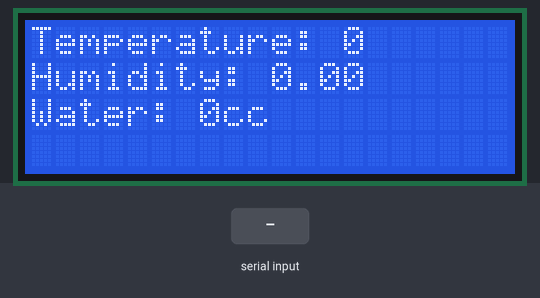
Bench run of a sketch on a simulated Arduino Uno, built with avr-gcc and run on an emulated ATmega328P. Parts: 20×4 character LCD. Inputs (shaded band) come from the test bench. What the sketch prints to the serial monitor is not drawn.

Above: at 1.2 s.
1.3 s: "90,45\n" received over Serial
At 2.2 s:
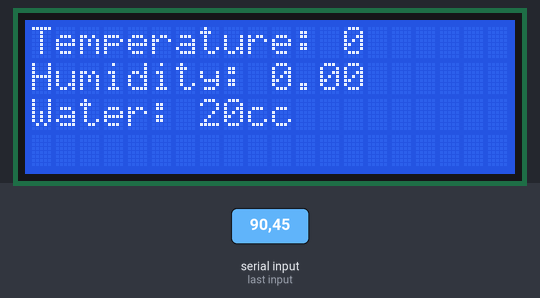
2.8 s: "H90\n" received over Serial
At 3.3 s:
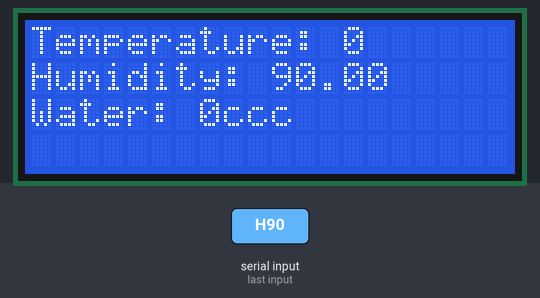
Timing chart, 0 to 5.8 s (numbered marks = the images above; inputs shaded):
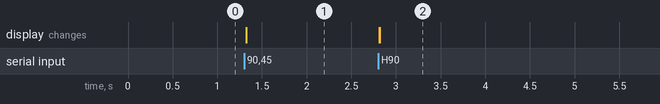

The sketch:

mainBoard.ino
```cpp
#include <LiquidCrystal.h>

#define MAX_SPEED 256

float humidity, temperature;
int wateringRate;
int PWM;

bool readSerial();
void showOnLCD();

const int rs = 12, en = 11, d4 = 5, d5 = 4, d6 = 3, d7 = 2;
LiquidCrystal lcd(rs, en, d4, d5, d6, d7);

void setup() {
    PWM = 0;
    lcd.begin(20, 4);
    Serial.begin(9600);
}

void loop() {
    bool rData = readSerial();
    showOnLCD();
    if (rData) {
      setWateringRate();
    }
}

bool readSerial(){
  char incomingByte;
  bool rData = false;

  if(Serial.available() >= 4){// 2 byte H , 2byte ? check
    rData = true;
    incomingByte = Serial.read();
    if (incomingByte == 'H') {
      humidity = Serial.parseFloat();
    }
    incomingByte = Serial.read();
    if (incomingByte == 'T') {
      temperature = Serial.parseFloat();
    }
  }
  return rData;
}


void setWateringRate() {
    if(humidity > 50){
        wateringRate = 0;
        PWM = 0;
    }
    else if(humidity < 20) {
        wateringRate = 20; //20cc
        PWM = MAX_SPEED / 4;
    }
    else if (20 <= humidity && humidity <= 50) {
        if (temperature < 25){
           wateringRate = 0;
           PWM = 0;
        }
        else {
           wateringRate = 10; //10cc
           PWM = MAX_SPEED / 10;
        }

    }
    Serial.println(PWM);
}

void showOnLCD(){
  lcd.setCursor(0, 0);
  lcd.print("Temperature: ");
  lcd.print(int(temperature));

  lcd.setCursor(0, 1);
  lcd.print("Humidity: ");
  lcd.print(humidity);

  lcd.setCursor(0,2);
  lcd.print("Water: ");
  lcd.print(wateringRate);
  lcd.print("cc");
}
```

Measured:
- after the input at 1.3 s, the display: changes at once (image 1)
- after the input at 2.8 s, the display: first changes at once (image 2 shows a later state)
